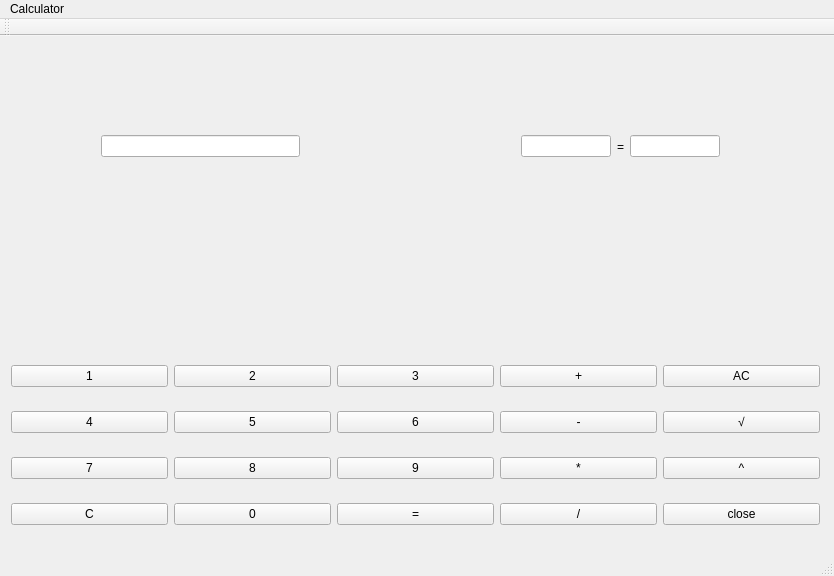
<?xml version="1.0" encoding="UTF-8"?>
<ui version="4.0">
 <class>MainWindow</class>
 <widget class="QMainWindow" name="MainWindow">
  <property name="geometry">
   <rect>
    <x>0</x>
    <y>0</y>
    <width>834</width>
    <height>576</height>
   </rect>
  </property>
  <property name="windowTitle">
   <string>MainWindow</string>
  </property>
  <widget class="QWidget" name="centralWidget">
   <widget class="QWidget" name="gridLayoutWidget">
    <property name="geometry">
     <rect>
      <x>0</x>
      <y>300</y>
      <width>831</width>
      <height>221</height>
     </rect>
    </property>
    <layout class="QGridLayout" name="gridLayout">
     <item row="1" column="1">
      <widget class="QPushButton" name="pushButton_Number5">
       <property name="text">
        <string>5</string>
       </property>
      </widget>
     </item>
     <item row="0" column="0">
      <widget class="QPushButton" name="pushButton_Number1">
       <property name="text">
        <string>1</string>
       </property>
      </widget>
     </item>
     <item row="2" column="3">
      <widget class="QPushButton" name="pushButton_mul">
       <property name="text">
        <string>*</string>
       </property>
      </widget>
     </item>
     <item row="0" column="2">
      <widget class="QPushButton" name="pushButton_Number3">
       <property name="text">
        <string>3</string>
       </property>
      </widget>
     </item>
     <item row="2" column="1">
      <widget class="QPushButton" name="pushButton_Number8">
       <property name="text">
        <string>8</string>
       </property>
      </widget>
     </item>
     <item row="3" column="1">
      <widget class="QPushButton" name="pushButton_Number0">
       <property name="text">
        <string>0</string>
       </property>
      </widget>
     </item>
     <item row="1" column="3">
      <widget class="QPushButton" name="pushButton_minus">
       <property name="text">
        <string>-</string>
       </property>
      </widget>
     </item>
     <item row="0" column="1">
      <widget class="QPushButton" name="pushButton_Number2">
       <property name="text">
        <string>2</string>
       </property>
      </widget>
     </item>
     <item row="3" column="2">
      <widget class="QPushButton" name="pushButton_result">
       <property name="text">
        <string>=</string>
       </property>
      </widget>
     </item>
     <item row="3" column="0">
      <widget class="QPushButton" name="pushButton_clear">
       <property name="text">
        <string>C</string>
       </property>
      </widget>
     </item>
     <item row="1" column="2">
      <widget class="QPushButton" name="pushButton_Number6">
       <property name="text">
        <string>6</string>
       </property>
      </widget>
     </item>
     <item row="3" column="4">
      <widget class="QPushButton" name="pushButton_exit">
       <property name="text">
        <string>close</string>
       </property>
      </widget>
     </item>
     <item row="2" column="0">
      <widget class="QPushButton" name="pushButton_Number7">
       <property name="text">
        <string>7</string>
       </property>
      </widget>
     </item>
     <item row="1" column="0">
      <widget class="QPushButton" name="pushButton_Number4">
       <property name="text">
        <string>4</string>
       </property>
      </widget>
     </item>
     <item row="3" column="3">
      <widget class="QPushButton" name="pushButton_na">
       <property name="text">
        <string>/</string>
       </property>
      </widget>
     </item>
     <item row="2" column="2">
      <widget class="QPushButton" name="pushButton_Number9">
       <property name="text">
        <string>9</string>
       </property>
      </widget>
     </item>
     <item row="0" column="3">
      <widget class="QPushButton" name="pushButton_plus">
       <property name="text">
        <string>+</string>
       </property>
      </widget>
     </item>
     <item row="0" column="4">
      <widget class="QPushButton" name="pushButton_AllClear">
       <property name="text">
        <string>AC</string>
       </property>
      </widget>
     </item>
     <item row="1" column="4">
      <widget class="QPushButton" name="pushButton_check">
       <property name="text">
        <string>√</string>
       </property>
      </widget>
     </item>
     <item row="2" column="4">
      <widget class="QPushButton" name="pushButton_Shift6">
       <property name="text">
        <string>^</string>
       </property>
      </widget>
     </item>
    </layout>
   </widget>
   <widget class="QWidget" name="horizontalLayoutWidget">
    <property name="geometry">
     <rect>
      <x>90</x>
      <y>50</y>
      <width>221</width>
      <height>121</height>
     </rect>
    </property>
    <layout class="QHBoxLayout" name="horizontalLayout">
     <item>
      <widget class="QLineEdit" name="lineEdit_first"/>
     </item>
    </layout>
   </widget>
   <widget class="QWidget" name="horizontalLayoutWidget_2">
    <property name="geometry">
     <rect>
      <x>510</x>
      <y>50</y>
      <width>221</width>
      <height>121</height>
     </rect>
    </property>
    <layout class="QHBoxLayout" name="horizontalLayout_2">
     <item>
      <widget class="QLineEdit" name="lineEdit_second"/>
     </item>
     <item>
      <widget class="QLabel" name="label_EQ">
       <property name="text">
        <string>=</string>
       </property>
       <property name="textFormat">
        <enum>Qt::PlainText</enum>
       </property>
      </widget>
     </item>
     <item>
      <widget class="QLineEdit" name="lineEdit_result"/>
     </item>
    </layout>
   </widget>
   <widget class="QLabel" name="label">
    <property name="geometry">
     <rect>
      <x>390</x>
      <y>70</y>
      <width>121</width>
      <height>81</height>
     </rect>
    </property>
    <property name="text">
     <string/>
    </property>
   </widget>
  </widget>
  <widget class="QMenuBar" name="menuBar">
   <property name="geometry">
    <rect>
     <x>0</x>
     <y>0</y>
     <width>834</width>
     <height>21</height>
    </rect>
   </property>
   <widget class="QMenu" name="menuCalculator">
    <property name="title">
     <string>Calculator</string>
    </property>
   </widget>
   <addaction name="menuCalculator"/>
  </widget>
  <widget class="QToolBar" name="mainToolBar">
   <attribute name="toolBarArea">
    <enum>TopToolBarArea</enum>
   </attribute>
   <attribute name="toolBarBreak">
    <bool>false</bool>
   </attribute>
  </widget>
  <widget class="QStatusBar" name="statusBar"/>
 </widget>
 <layoutdefault spacing="6" margin="11"/>
 <resources/>
 <connections/>
</ui>
